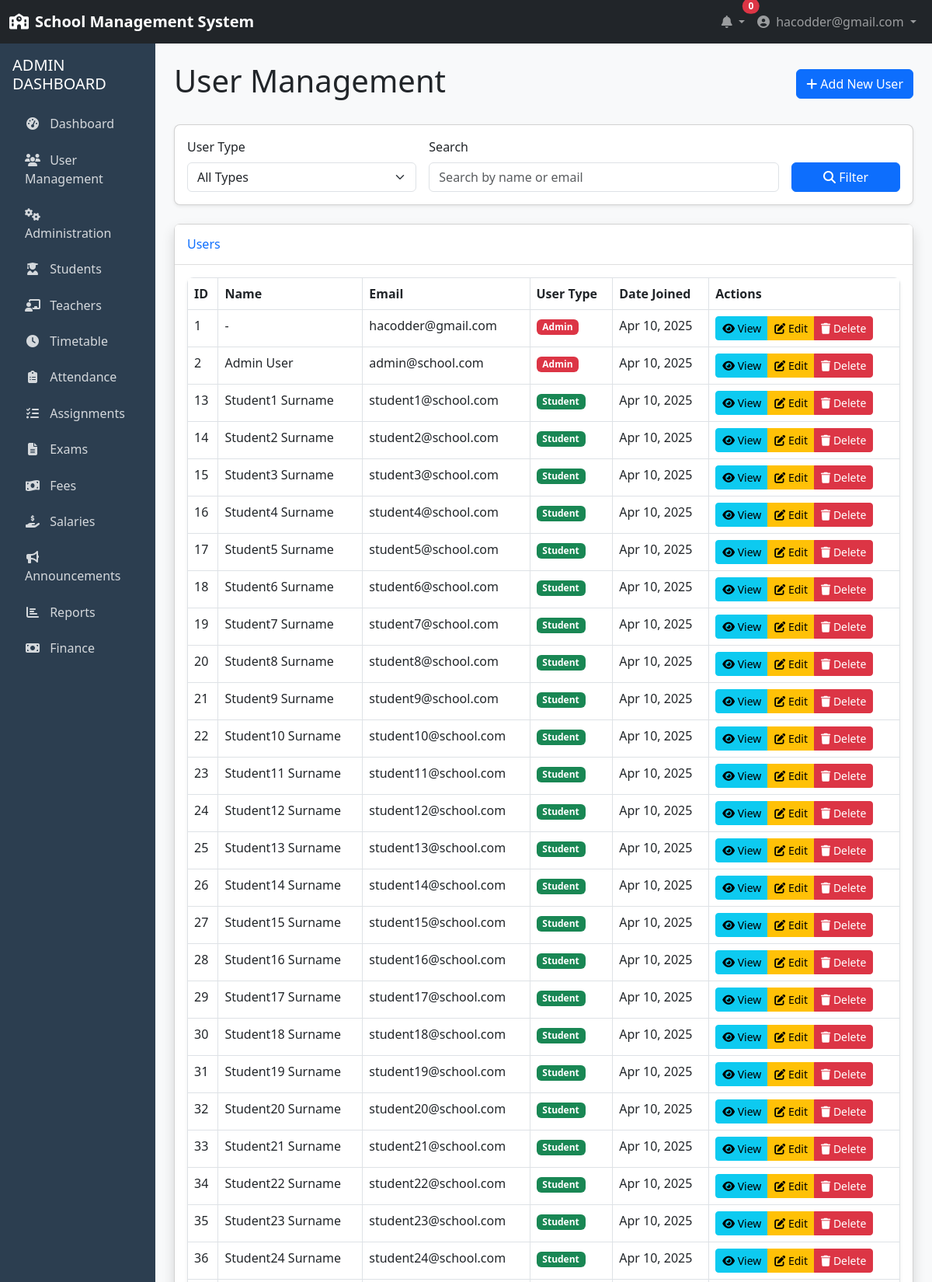
Page /accounts/admin/users/ (signed in, upper part) on the committed database.
### accounts/models.py (models this page shows, shortened)
class User(AbstractUser):
    USER_TYPE_CHOICES = (
        ('ADMIN', 'Admin'),
        ('TEACHER', 'Teacher'),
        ('STUDENT', 'Student'),
    )
    username = None
    email = models.EmailField(_('email address'), unique=True)
    user_type = models.CharField(max_length=10, choices=USER_TYPE_CHOICES, default='STUDENT')
    profile_pic = models.ImageField(upload_to='profile_pics/', null=True, blank=True)
    phone_number = models.CharField(max_length=15, null=True, blank=True)
    address = models.TextField(null=True, blank=True)
    date_of_birth = models.DateField(null=True, blank=True)
    USERNAME_FIELD = 'email'
    REQUIRED_FIELDS = []
    objects = UserManager()
    @property
    def is_admin(self):
        return self.user_type == 'ADMIN'

### accounts/views.py (the view)
# urls.py: path('admin/users/', views.user_list, name='user_list'),
@login_required
@admin_required
def user_list(request):
    users = User.objects.all().order_by('user_type')
    user_type = request.GET.get('user_type', '')
    search_query = request.GET.get('search', '')
    if user_type:
        users = users.filter(user_type=user_type)
    if search_query:
        users = users.filter(
            Q(email__icontains=search_query) |
            Q(first_name__icontains=search_query) |
            Q(last_name__icontains=search_query)
        )
    context = {
        'users': users,
        'user_type': user_type,
        'search_query': search_query
    }
    return render(request, 'accounts/user_list.html', context)

### accounts/mixins.py (called while the page is built)
def admin_required(view_func):
    def check_admin(user):
        return user.is_authenticated and user.is_admin
    decorated_view = user_passes_test(check_admin, login_url=reverse_lazy('accounts:login'))(view_func)
    return decorated_view

### templates/accounts/user_list.html (shortened to what this page needs)
{% extends 'base.html' %}
{% block content %}
<div class="container-fluid">
    <div class="row mb-4">
        <div class="col-md-12">
            <div class="d-flex justify-content-between align-items-center mb-4">
                <h1>User Management</h1>
                <a href="{% url 'accounts:add_user' %}" class="btn btn-primary">
                    <i class="fas fa-plus"></i> Add New User
                </a>
            </div>
            <div class="card mb-4">
                <div class="card-body">
                    <form method="get" class="row g-3">
                        <div class="col-md-4">
                            <label for="user_type" class="form-label">User Type</label>
                            <select name="user_type" id="user_type" class="form-select">
                                <option value="">All Types</option>
                            </select>
                        </div>
                        <div class="col-md-6">
                            <label for="search" class="form-label">Search</label>
                            <input type="text" name="search" id="search" class="form-control" placeholder="Search by name or email" value="{{ search_query }}">
                        </div>
                        <div class="col-md-2 d-flex align-items-end">
                            <button type="submit" class="btn btn-primary w-100">
                                <i class="fas fa-search"></i> Filter
                            </button>
                        </div>
                    </form>
                </div>
            </div>
            <div class="card shadow mb-4">
                <div class="card-header py-3">
                    <h6 class="m-0 font-weight-bold text-primary">Users</h6>
                </div>
                <div class="card-body">
                    {% if users %}
                    <div class="table-responsive">
                        <table class="table table-bordered" id="dataTable" width="100%" cellspacing="0">
                            <thead>
                                <tr>
                                    <th>ID</th>
                                    <th>Name</th>
                                    <th>Email</th>
                                    <th>User Type</th>
                                    <th>Date Joined</th>
                                    <th>Actions</th>
                                </tr>
                            </thead>
                            <tbody>
                                {% for user_obj in users %}
                                <tr>
                                    <td>{{ user_obj.id }}</td>
                                    <td>{{ user_obj.get_full_name|default:"-" }}</td>
                                    <td>{{ user_obj.email }}</td>
                                    <td>
                                        {% if user_obj.user_type == 'ADMIN' %}
                                            <span class="badge bg-danger">Admin</span>
                                        {% elif user_obj.user_type == 'TEACHER' %}
                                            <span class="badge bg-primary">Teacher</span>
                                        {% elif user_obj.user_type == 'STUDENT' %}
                                            <span class="badge bg-success">Student</span>
                                        {% else %}
                                            <span class="badge bg-secondary">Unknown</span>
                                        {% endif %}
                                    </td>
                                    <td>{{ user_obj.date_joined|date:"M d, Y" }}</td>
                                    <td>
                                        <div class="btn-group" role="group">
                                            <a href="{% url 'accounts:user_detail' user_obj.id %}" class="btn btn-sm btn-info">
                                                <i class="fas fa-eye"></i> View
                                            </a>
                                            <a href="{% url 'accounts:edit_user' user_obj.id %}" class="btn btn-sm btn-warning">
                                                <i class="fas fa-edit"></i> Edit
                                            </a>
                                            <a href="{% url 'accounts:delete_user' user_obj.id %}" class="btn btn-sm btn-danger">
                                                <i class="fas fa-trash"></i> Delete
                                            </a>
                                        </div>
                                    </td>
                                </tr>
                                {% endfor %}
                            </tbody>
                        </table>
                    </div>
                    {% else %}
                    <div class="alert alert-info">
                        No users found. <a href="{% url 'accounts:add_user' %}">Add a user</a>.
                    </div>
                    {% endif %}
                </div>
            </div>
        </div>
    </div>
</div>
{% endblock %}

### templates/base.html (shortened to what this page needs)
<!DOCTYPE html>
<html lang="en">
<head>
    <link href="https://cdn.jsdelivr.net/npm/bootstrap@5.3.0/dist/css/bootstrap.min.css" rel="stylesheet">
    <link rel="stylesheet" href="https://cdnjs.cloudflare.com/ajax/libs/font-awesome/6.4.0/css/all.min.css">
</head>
<body>
    <nav class="navbar navbar-expand-lg navbar-dark bg-dark">
        <div class="container-fluid">
            <a class="navbar-brand" href="{% url 'home' %}">
                <i class="fas fa-school me-2"></i>School Management System
            </a>
            <div class="collapse navbar-collapse" id="navbarSupportedContent">
                <ul class="navbar-nav ms-auto mb-2 mb-lg-0">
                    {% if user.is_authenticated %}
                    <li class="nav-item dropdown">
                        <a class="nav-link dropdown-toggle" href="#" id="notificationDropdown" role="button" data-bs-toggle="dropdown">
                            <i class="fas fa-bell"></i>
                            <span class="position-absolute top-0 start-100 translate-middle badge rounded-pill bg-danger">
                                0
                            </span>
                        </a>
                    </li>
                    <li class="nav-item dropdown">
                        <a class="nav-link dropdown-toggle" href="#" id="userDropdown" role="button" data-bs-toggle="dropdown">
                            <i class="fas fa-user-circle me-1"></i> {{ user.get_full_name|default:user.email }}
                        </a>
                    </li>
                    {% else %}
                    <li class="nav-item">
                        <a class="nav-link" href="{% url 'accounts:login' %}"><i class="fas fa-sign-in-alt me-1"></i> Login</a>
                    </li>
                    {% endif %}
                </ul>
            </div>
        </div>
    </nav>
    <div class="container-fluid">
        <div class="row">
            {% if user.is_authenticated %}
            <div class="col-md-3 col-lg-2 px-0 sidebar">
                <div class="p-3">
                    {% if user.is_admin %}
                    <h5 class="text-uppercase mb-3">Admin Dashboard</h5>
                    <ul class="nav flex-column" id="sidenavAccordion">
                        <li class="nav-item">
                            <a class="nav-link {% if request.path == '/accounts/admin/dashboard/' %}active{% endif %}" href="{% url 'accounts:admin_dashboard' %}">
                                <i class="fas fa-tachometer-alt"></i> Dashboard
                            </a>
                        </li>
                        <li class="nav-item">
                            <a class="nav-link {% if '/accounts/users/' in request.path %}active{% endif %}" href="{% url 'accounts:user_list' %}">
                                <i class="fas fa-users"></i> User Management
                            </a>
                        </li>
                        <li class="nav-item">
                            <a class="nav-link collapsed" href="#" data-bs-toggle="collapse" data-bs-target="#collapseAdmin"
                                aria-expanded="false" aria-controls="collapseAdmin">
                                <i class="fas fa-fw fa-cogs"></i>
                                <span>Administration</span>
                            </a>
                        </li>
                        <li class="nav-item">
                            <a class="nav-link" href="{% url 'academics:student_list' %}">
                                <i class="fas fa-user-graduate"></i> Students
                            </a>
                        </li>
                        <li class="nav-item">
                            <a class="nav-link" href="{% url 'academics:teacher_list' %}">
                                <i class="fas fa-chalkboard-teacher"></i> Teachers
                            </a>
                        </li>
                        <li class="nav-item">
                            <a class="nav-link" href="{% url 'academics:timetable_list' %}">
                                <i class="fas fa-clock"></i> Timetable
                            </a>
                        </li>
                        <li class="nav-item">
                            <a class="nav-link" href="{% url 'academics:attendance_list' %}">
                                <i class="fas fa-clipboard-list"></i> Attendance
                            </a>
                        </li>
                        <li class="nav-item">
                            <a class="nav-link" href="{% url 'academics:assignment_list' %}">
                                <i class="fas fa-tasks"></i> Assignments
                            </a>
                        </li>
                        <li class="nav-item">
                            <a class="nav-link" href="{% url 'academics:exam_list' %}">
                                <i class="fas fa-file-alt"></i> Exams
                            </a>
                        </li>
                        <li class="nav-item">
                            <a class="nav-link" href="{% url 'finance:fee_payment_list' %}">
                                <i class="fas fa-money-bill-wave"></i> Fees
                            </a>
                        </li>
                        <li class="nav-item">
                            <a class="nav-link" href="{% url 'finance:salary_payment_list' %}">
                                <i class="fas fa-hand-holding-usd"></i> Salaries
                            </a>
                        </li>
                        <li class="nav-item">
                            <a class="nav-link" href="#">
                                <i class="fas fa-bullhorn"></i> Announcements
                            </a>
                        </li>
                        <li class="nav-item">
                            <a class="nav-link" href="#">
                                <i class="fas fa-chart-bar"></i> Reports
                            </a>
                        </li>
                        <li class="nav-item
                            ">
                            <a class="nav-link {% if 'finance:fee_category_list' in request.path or 'finance:fee_structure_list' in request.path or 'finance:fee_payment_list' in request.path or 'finance:salary_structure_list' in request.path or 'finance:salary_payment_list' in request.path or 'finance:student_fee_management' in request.path %}{% else %}collapsed{% endif %}" href="#" data-toggle="collapse" data-target="#collapseFinance"
                                aria-expanded="{% if 'finance:fee_category_list' in request.path or 'finance:fee_structure_list' in request.path or 'finance:fee_payment_list' in request.path or 'finance:salary_structure_list' in request.path or 'finance:salary_payment_list' in request.path or 'finance:student_fee_management' in request.path %}true{% else %}false{% endif %}" aria-controls="collapseFinance">
                                <i class="fas fa-fw fa-money-bill"></i>
                                <span>Finance</span>
                            </a>
                        </li>
                    </ul>
                    {% endif %}
                </div>
            </div>
            <div class="col-md-9 col-lg-10 content py-4">
            {% else %}
            <div class="col-12 content py-4">
            {% endif %}
                {% block content %}{% endblock %}
            </div>
        </div>
    </div>
</body>
</html>

### templates/base.html (style rules this page uses)
:root { --primary-color: #3498db; --secondary-color: #2c3e50; --success-color: #2ecc71; --danger-color: #e74c3c; --warning-color: #f39c12; --light-color: #ecf0f1; --dark-color: #2c3e50; }
body { min-height: 100vh; display: flex; flex-direction: column; background-color: #f8f9fa; }
.content { flex: 1; }
.navbar-brand { font-weight: bold; }
.sidebar { background-color: var(--secondary-color); color: white; min-height: calc(100vh - 56px); }
.sidebar .nav-link { color: rgba(255, 255, 255, 0.8); padding: 0.5rem 1rem; margin: 0.2rem 0; border-radius: 0.25rem; transition: all 0.2s; }
.sidebar .nav-link i { margin-right: 0.5rem; width: 20px; text-align: center; }
.card { border-radius: 0.5rem; box-shadow: 0 0.125rem 0.25rem rgba(0, 0, 0, 0.075); margin-bottom: 1.5rem; }
.card-header { background-color: #fff; border-bottom: 1px solid rgba(0, 0, 0, 0.125); padding: 1rem; font-weight: 500; }
.table-responsive { border-radius: 0.5rem; overflow: hidden; box-shadow: 0 0.125rem 0.25rem rgba(0, 0, 0, 0.075); }

### rows in the picture
User: get_full_name "hacodder@gmail.com", id "1", get_full_name "-", email "hacodder@gmail.com", user_type "Admin", date_joined "Apr 10, 2025"
User: id "2", get_full_name "Admin User", email "admin@school.com", user_type "Admin", date_joined "Apr 10, 2025"
User: id "13", get_full_name "Student1 Surname", email "student1@school.com", user_type "Student", date_joined "Apr 10, 2025"
User: id "14", get_full_name "Student2 Surname", email "student2@school.com", user_type "Student", date_joined "Apr 10, 2025"
User: id "15", get_full_name "Student3 Surname", email "student3@school.com", user_type "Student", date_joined "Apr 10, 2025"
User: id "16", get_full_name "Student4 Surname", email "student4@school.com", user_type "Student", date_joined "Apr 10, 2025"
User: id "17", get_full_name "Student5 Surname", email "student5@school.com", user_type "Student", date_joined "Apr 10, 2025"
User: id "18", get_full_name "Student6 Surname", email "student6@school.com", user_type "Student", date_joined "Apr 10, 2025"
User: id "19", get_full_name "Student7 Surname", email "student7@school.com", user_type "Student", date_joined "Apr 10, 2025"
User: id "20", get_full_name "Student8 Surname", email "student8@school.com", user_type "Student", date_joined "Apr 10, 2025"
User: id "21", get_full_name "Student9 Surname", email "student9@school.com", user_type "Student", date_joined "Apr 10, 2025"
User: id "22", get_full_name "Student10 Surname", email "student10@school.com", user_type "Student", date_joined "Apr 10, 2025"
User: id "23", get_full_name "Student11 Surname", email "student11@school.com", user_type "Student", date_joined "Apr 10, 2025"
User: id "24", get_full_name "Student12 Surname", email "student12@school.com", user_type "Student", date_joined "Apr 10, 2025"
User: id "25", get_full_name "Student13 Surname", email "student13@school.com", user_type "Student", date_joined "Apr 10, 2025"
User: id "26", get_full_name "Student14 Surname", email "student14@school.com", user_type "Student", date_joined "Apr 10, 2025"
User: id "27", get_full_name "Student15 Surname", email "student15@school.com", user_type "Student", date_joined "Apr 10, 2025"
User: id "28", get_full_name "Student16 Surname", email "student16@school.com", user_type "Student", date_joined "Apr 10, 2025"
User: id "29", get_full_name "Student17 Surname", email "student17@school.com", user_type "Student", date_joined "Apr 10, 2025"
User: id "30", get_full_name "Student18 Surname", email "student18@school.com", user_type "Student", date_joined "Apr 10, 2025"
User: id "31", get_full_name "Student19 Surname", email "student19@school.com", user_type "Student", date_joined "Apr 10, 2025"
User: id "32", get_full_name "Student20 Surname", email "student20@school.com", user_type "Student", date_joined "Apr 10, 2025"
User: id "33", get_full_name "Student21 Surname", email "student21@school.com", user_type "Student", date_joined "Apr 10, 2025"
User: id "34", get_full_name "Student22 Surname", email "student22@school.com", user_type "Student", date_joined "Apr 10, 2025"
User: id "35", get_full_name "Student23 Surname", email "student23@school.com", user_type "Student", date_joined "Apr 10, 2025"
User: id "36", get_full_name "Student24 Surname", email "student24@school.com", user_type "Student", date_joined "Apr 10, 2025"
